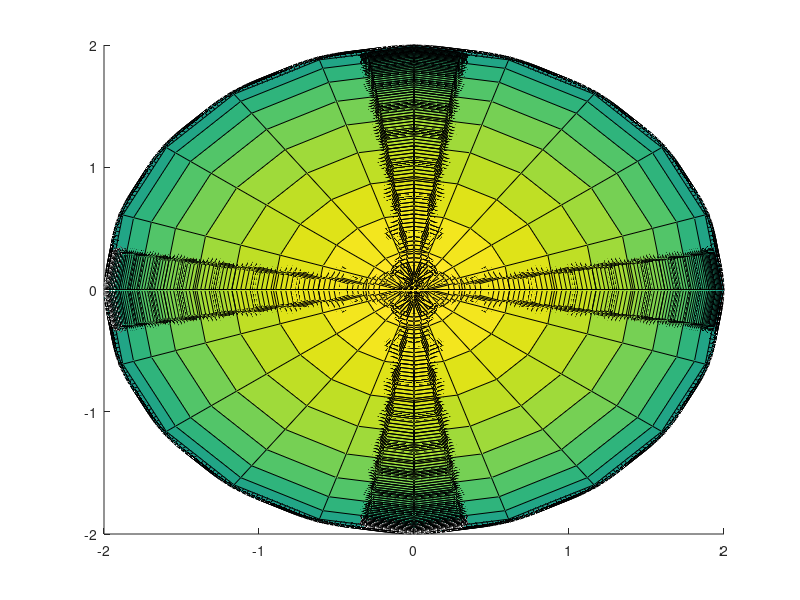

This figure's MATLAB source:
thet = 0:2:360;
x1 = 1.*cosd(thet);
y1 = zeros(1,length(x1));
z1 = 1.*sind(thet);

cent1 = [x1;y1;z1];
cent2 = rotz(90)*cent1;
cent3 = rotz(90)*cent1;
cent4 = rotx(90)*cent1;

[X,Y,Z] = sphere;

figure
hold on
for i = 1:length(cent1)
    surf(X + cent1(1,i),Y+cent1(2,i),Z+cent1(3,i))
end

for i = 1:length(cent2)
    surf(X + cent2(1,i),Y+cent2(2,i),Z+cent2(3,i))
end

for i = 1:length(cent3)
    surf(X + cent3(1,i),Y+cent3(2,i),Z+cent3(3,i))
end

for i = 1:length(cent4)
    surf(X + cent4(1,i),Y+cent4(2,i),Z+cent4(3,i))
end

surf(2.*X,2.*Y,2.*Z)
